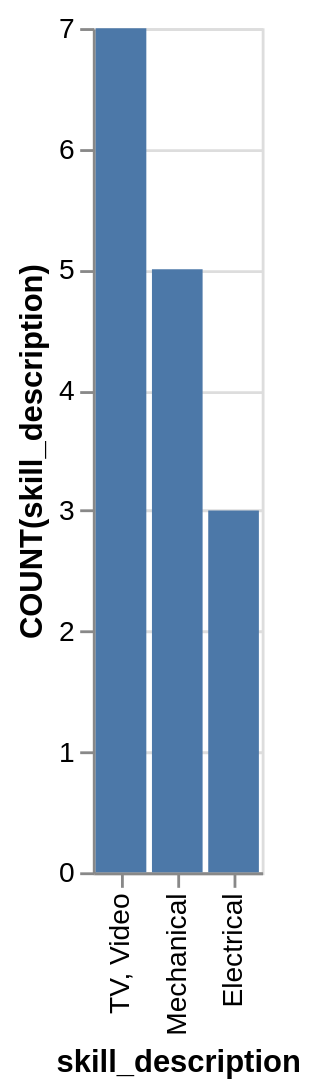

Specify this chart in Vega-Lite:
### Vega-Lite specification from a JSON file in a GitHub repository (floating-point values rounded to 4 significant figures)
{"data": {"values": [{"x_data": "TV, Video", "y_data": 7}, {"x_data": "Mechanical", "y_data": 5}, {"x_data": "Electrical", "y_data": 3}]}, "mark": "bar", "encoding": {"x": {"field": "x_data", "type": "nominal", "title": "skill_description", "sort": {"op": "sum", "field": "y_data", "order": "descending"}}, "y": {"field": "y_data", "type": "quantitative", "title": "COUNT(skill_description)"}}}
